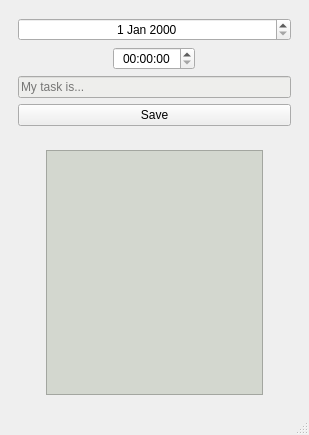
<?xml version="1.0" encoding="UTF-8"?>
<ui version="4.0">
 <class>MainWindow</class>
 <widget class="QMainWindow" name="MainWindow">
  <property name="geometry">
   <rect>
    <x>0</x>
    <y>0</y>
    <width>309</width>
    <height>435</height>
   </rect>
  </property>
  <property name="windowTitle">
   <string>MainWindow</string>
  </property>
  <widget class="QWidget" name="centralwidget">
   <layout class="QGridLayout" name="gridLayout_2">
    <item row="0" column="0">
     <layout class="QVBoxLayout" name="verticalLayout_2">
      <item>
       <widget class="QWidget" name="widget" native="true">
        <property name="maximumSize">
         <size>
          <width>2000</width>
          <height>2000</height>
         </size>
        </property>
        <layout class="QVBoxLayout" name="verticalLayout">
         <item>
          <widget class="QDateEdit" name="dateEdit">
           <property name="wrapping">
            <bool>false</bool>
           </property>
           <property name="alignment">
            <set>Qt::AlignCenter</set>
           </property>
          </widget>
         </item>
         <item alignment="Qt::AlignHCenter">
          <widget class="QTimeEdit" name="timeEdit">
           <property name="sizePolicy">
            <sizepolicy hsizetype="Minimum" vsizetype="Fixed">
             <horstretch>0</horstretch>
             <verstretch>0</verstretch>
            </sizepolicy>
           </property>
           <property name="minimumSize">
            <size>
             <width>82</width>
             <height>0</height>
            </size>
           </property>
           <property name="maximumSize">
            <size>
             <width>56</width>
             <height>16777215</height>
            </size>
           </property>
           <property name="alignment">
            <set>Qt::AlignCenter</set>
           </property>
          </widget>
         </item>
         <item>
          <widget class="QLineEdit" name="lineEdit">
           <property name="styleSheet">
            <string notr="true">background-color: rgb(238, 238, 236);
color: rgb(0, 0, 0);</string>
           </property>
           <property name="placeholderText">
            <string>My task is...</string>
           </property>
          </widget>
         </item>
         <item>
          <widget class="QPushButton" name="pushButton">
           <property name="text">
            <string>Save</string>
           </property>
          </widget>
         </item>
        </layout>
       </widget>
      </item>
      <item>
       <layout class="QHBoxLayout" name="horizontalLayout">
        <item>
         <spacer name="horizontalSpacer">
          <property name="orientation">
           <enum>Qt::Horizontal</enum>
          </property>
          <property name="sizeHint" stdset="0">
           <size>
            <width>66</width>
            <height>20</height>
           </size>
          </property>
         </spacer>
        </item>
        <item>
         <widget class="QWidget" name="widget_2" native="true">
          <layout class="QGridLayout" name="gridLayout">
           <item row="0" column="0">
            <widget class="QListWidget" name="listWidget">
             <property name="styleSheet">
              <string notr="true">background-color: rgb(211, 215, 207);</string>
             </property>
            </widget>
           </item>
          </layout>
         </widget>
        </item>
        <item>
         <spacer name="horizontalSpacer_2">
          <property name="orientation">
           <enum>Qt::Horizontal</enum>
          </property>
          <property name="sizeHint" stdset="0">
           <size>
            <width>66</width>
            <height>20</height>
           </size>
          </property>
         </spacer>
        </item>
       </layout>
      </item>
     </layout>
    </item>
   </layout>
  </widget>
  <widget class="QMenuBar" name="menubar">
   <property name="geometry">
    <rect>
     <x>0</x>
     <y>0</y>
     <width>309</width>
     <height>23</height>
    </rect>
   </property>
  </widget>
  <widget class="QStatusBar" name="statusbar"/>
 </widget>
 <resources/>
 <connections/>
</ui>
